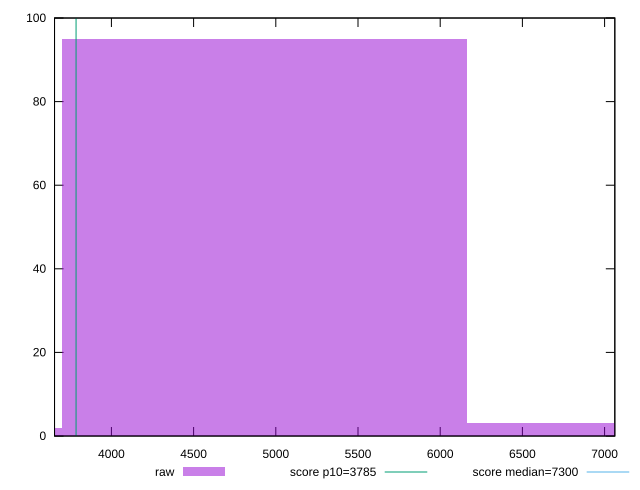

Reproduce this figure in gnuplot.
reset

$raw <<EOF
7394.236894968813 3
4929.491263312542 95
2464.745631656271 2
EOF

set key outside below
set boxwidth 2464.745631656271
set xrange [3654.02:7062.218999999999]
set yrange [0:100]
set trange [0:100]
set style fill transparent solid 0.5 noborder

set parametric
set terminal svg size 640, 490 enhanced background rgb 'white'
set output "report_00017_2021-02-10T15-08-03.406Z/interactive/samples/pages+cached+noadtech+nomedia/raw/histogram.svg"

plot $raw title "raw" with boxes, \
     3785,t title "score p10=3785", \
     7300,t title "score median=7300"

reset
